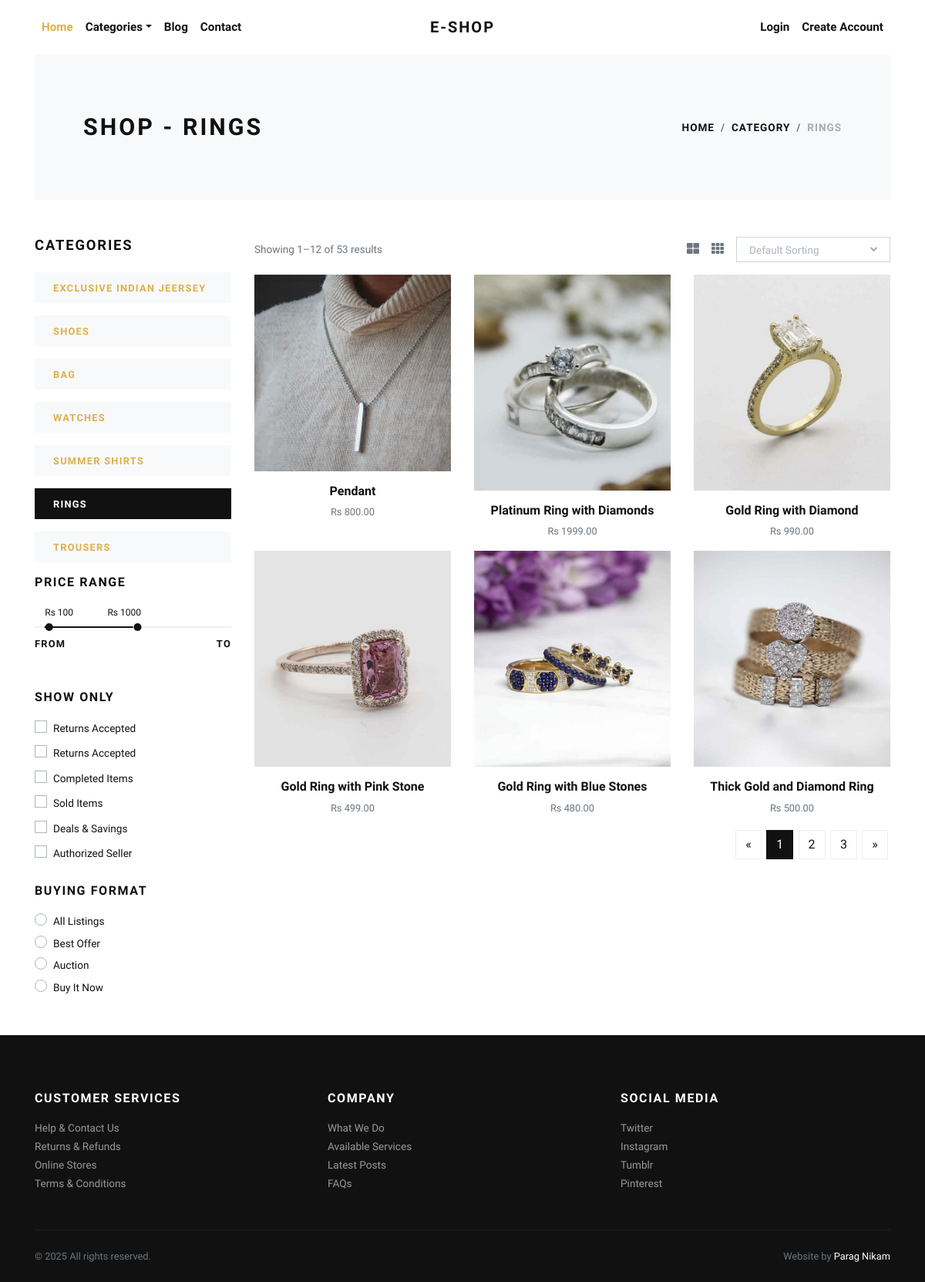
The page /rings/ on the database its author committed.
### store/models.py (models this page shows, shortened)
class Category(models.Model):
    title = models.CharField(max_length=50, verbose_name="Category Title")
    slug = models.SlugField(max_length=55, verbose_name="Category Slug")
    description = models.TextField(blank=True, verbose_name="Category Description")
    category_image = models.ImageField(upload_to='category', blank=True, null=True, verbose_name="Category Image")
    is_active = models.BooleanField(verbose_name="Is Active?")
    is_featured = models.BooleanField(verbose_name="Is Featured?")
    created_at = models.DateTimeField(auto_now_add=True, verbose_name="Created Date")
    updated_at = models.DateTimeField(auto_now=True, verbose_name="Updated Date")
    class Meta:
        verbose_name_plural = 'Categories'
        ordering = ('-created_at', )

class Product(models.Model):
    title = models.CharField(max_length=150, verbose_name="Product Title")
    slug = models.SlugField(max_length=160, verbose_name="Product Slug")
    sku = models.CharField(max_length=255, unique=True, verbose_name="Unique Product ID (SKU)")
    short_description = models.TextField(verbose_name="Short Description")
    detail_description = models.TextField(blank=True, null=True, verbose_name="Detail Description")
    product_image = models.ImageField(upload_to='product', blank=True, null=True, verbose_name="Product Image")
    price = models.DecimalField(max_digits=8, decimal_places=2)
    category = models.ForeignKey(Category, verbose_name="Product Categoy", on_delete=models.CASCADE)
    is_active = models.BooleanField(verbose_name="Is Active?")
    is_featured = models.BooleanField(verbose_name="Is Featured?")
    created_at = models.DateTimeField(auto_now_add=True, verbose_name="Created Date")
    updated_at = models.DateTimeField(auto_now=True, verbose_name="Updated Date")
    class Meta:
        verbose_name_plural = 'Products'
        ordering = ('-created_at', )

### store/views.py (the view)
# urls.py: path('<slug:slug>/', views.category_products, name="category-products"),
def category_products(request, slug):
    category = get_object_or_404(Category, slug=slug)
    products = Product.objects.filter(is_active=True, category=category)
    categories = Category.objects.filter(is_active=True)
    context = {
        'category': category,
        'products': products,
        'categories': categories,
    }
    return render(request, 'store/category_products.html', context)

### store/context_preprocessors.py (called while the page is built)
def store_menu(request):
    categories = Category.objects.filter(is_active=True)
    context = {
        'categories_menu': categories,
    }
    return context

def cart_menu(request):
    if request.user.is_authenticated:
        cart_items= Cart.objects.filter(user=request.user)
        context = {
            'cart_items': cart_items,
        }
    else:
        context = {}
    return context

### templates/store/category_products.html (shortened to what this page needs)
{% extends 'base.html' %}
{% load static %}
    {% block content %}
      <div class="container">
        <section class="py-5 bg-light">
          <div class="container">
            <div class="row px-4 px-lg-5 py-lg-4 align-items-center">
              <div class="col-lg-6">
                <h1 class="h2 text-uppercase mb-0">Shop - {{category.title}}</h1>
              </div>
              <div class="col-lg-6 text-lg-right">
                <nav aria-label="breadcrumb">
                  <ol class="breadcrumb justify-content-lg-end mb-0 px-0">
                    <li class="breadcrumb-item"><a href="{% url 'store:home' %}">Home</a></li>
                    <li class="breadcrumb-item"><a href="{% url 'store:all-categories' %}">Category</a></li>
                    <li class="breadcrumb-item active" aria-current="page">{{category.title}}</li>
                  </ol>
                </nav>
              </div>
            </div>
          </div>
        </section>
        <section class="py-5">
          <div class="container p-0">
            <div class="row">
              <div class="col-lg-3 order-2 order-lg-1">
                <h5 class="text-uppercase mb-4">Categories</h5>
                {% if categories %}
                  {% for cat in categories %}
                    <a href="{% url 'store:category-products' cat.slug %}">
                      <div class="py-2 px-4 {% if category == cat %}bg-dark text-white {% else %}bg-light{% endif %} mb-3">
                        <strong class="small text-uppercase font-weight-bold">{{cat.title}}</strong>
                      </div>
                    </a>
                  {% endfor %}
                {% endif %}
                <h6 class="text-uppercase mb-4">Price range</h6>
                <div class="price-range pt-4 mb-5">
                  <div id="range"></div>
                  <div class="row pt-2">
                    <div class="col-6"><strong class="small font-weight-bold text-uppercase">From</strong></div>
                    <div class="col-6 text-right"><strong class="small font-weight-bold text-uppercase">To</strong></div>
                  </div>
                </div>
                <h6 class="text-uppercase mb-3">Show only</h6>
                <div class="custom-control custom-checkbox mb-1">
                  <label class="custom-control-label text-small" for="customCheck1">Returns Accepted</label>
                </div>
                <div class="custom-control custom-checkbox mb-1">
                  <label class="custom-control-label text-small" for="customCheck2">Returns Accepted</label>
                </div>
                <div class="custom-control custom-checkbox mb-1">
                  <label class="custom-control-label text-small" for="customCheck3">Completed Items</label>
                </div>
                <div class="custom-control custom-checkbox mb-1">
                  <label class="custom-control-label text-small" for="customCheck4">Sold Items</label>
                </div>
                <div class="custom-control custom-checkbox mb-1">
                  <label class="custom-control-label text-small" for="customCheck5">Deals &amp; Savings</label>
                </div>
                <div class="custom-control custom-checkbox mb-4">
                  <label class="custom-control-label text-small" for="customCheck6">Authorized Seller</label>
                </div>
                <h6 class="text-uppercase mb-3">Buying format</h6>
                <div class="custom-control custom-radio">
                  <label class="custom-control-label text-small" for="customRadio1">All Listings</label>
                </div>
                <div class="custom-control custom-radio">
                  <label class="custom-control-label text-small" for="customRadio2">Best Offer</label>
                </div>
                <div class="custom-control custom-radio">
                  <label class="custom-control-label text-small" for="customRadio3">Auction</label>
                </div>
                <div class="custom-control custom-radio">
                  <label class="custom-control-label text-small" for="customRadio4">Buy It Now</label>
                </div>
              </div>
              <div class="col-lg-9 order-1 order-lg-2 mb-5 mb-lg-0">
                <div class="row mb-3 align-items-center">
                  <div class="col-lg-6 mb-2 mb-lg-0">
                    <p class="text-small text-muted mb-0">Showing 1–12 of 53 results</p>
                  </div>
                  <div class="col-lg-6">
                    <ul class="list-inline d-flex align-items-center justify-content-lg-end mb-0">
                      <li class="list-inline-item text-muted mr-3"><a class="reset-anchor p-0" href="#"><i class="fas fa-th-large"></i></a></li>
                      <li class="list-inline-item text-muted mr-3"><a class="reset-anchor p-0" href="#"><i class="fas fa-th"></i></a></li>
                      <li class="list-inline-item">
                      </li>
                    </ul>
                  </div>
                </div>
                <div class="row">
                  {% if products %}
                    {% for product in products %}
                      <div class="col-lg-4 col-sm-6">
                        <div class="product text-center">
                          <div class="mb-3 position-relative">
                            <a class="d-block" href="{% url 'store:product-detail' product.slug %}">
                              {% if product.product_image %}
                                <img class="img-fluid w-100" src="{{product.product_image.url}}" alt="{{product.title}}">
                              {% else %}
                                <img class="img-fluid w-100" src="{% static 'img/product-1.jpg' %}" alt="{{product.title}}">
                              {% endif %}
                            </a>
                          </div>
                          <h6> <a class="reset-anchor" href="{% url 'store:product-detail' product.slug %}">{{product.title}}</a></h6>
                          <p class="small text-muted">Rs
    {{product.price}}</p>
                        </div>
                      </div>
                    {% endfor %}
                  {% endif %}
                </div>
                <nav aria-label="Page navigation example">
                  <ul class="pagination justify-content-center justify-content-lg-end">
                    <li class="page-item"><a class="page-link" href="#" aria-label="Previous"><span aria-hidden="true">«</span></a></li>
                    <li class="page-item active"><a class="page-link" href="#">1</a></li>
                    <li class="page-item"><a class="page-link" href="#">2</a></li>
                    <li class="page-item"><a class="page-link" href="#">3</a></li>
                    <li class="page-item"><a class="page-link" href="#" aria-label="Next"><span aria-hidden="true">»</span></a></li>
                  </ul>
                </nav>
              </div>
            </div>
          </div>
        </section>
      </div>
      {% endblock content %}

### jewelryshop/static/css/style.default.css (style rules this page uses)
.text-small { font-size: 0.85rem !important; }
strong { font-weight: 700; }
.product img { -webkit-filter: grayscale(40%); filter: grayscale(40%); transition: all 0.3s; }
.text-uppercase { text-transform: uppercase; letter-spacing: 0.1em; }
.reset-anchor { color: inherit; transition: all 0.3s; }
.noUi-target { background: #efefef; border-radius: 0; border: none; box-shadow: none; }
.noUi-horizontal { height: 2px; }
body { font-family: "Libre Franklin", sans-serif; font-size: 1rem; font-weight: 400; line-height: 1.5; color: #111111; background-color: #fff; }
a { color: #dcb14a; text-decoration: none; }
h1, h2, h3, h4, h5, h6, .h1, .h2, .h3, .h4, .h5, .h6 { margin-bottom: 0.5rem; font-family: inherit; font-weight: 900; line-height: 1.2; color: inherit; }
h1, .h1 { font-size: 2.2rem; }
h2, .h2 { font-size: 1.9rem; }
h5, .h5 { font-size: 1.15rem; }
h6, .h6 { font-size: 1rem; }
small, .small { font-size: 80%; font-weight: 400; }
.page-item:first-child .page-link { border-top-left-radius: 0; border-bottom-left-radius: 0; }
.page-item:last-child .page-link { border-top-right-radius: 0; border-bottom-right-radius: 0; }
.page-item.active .page-link { color: #fff; background-color: #111111; border-color: #111111; }
.page-link { padding: 0.5rem 0.75rem; line-height: 1.25; color: #111111; background-color: none; border: 1px solid #eee; margin: 0.2rem; transition: all 0.3s; }
.bg-light { background-color: #f8f9fa !important; }
.bg-dark { background-color: #111111 !important; }
.custom-checkbox .custom-control-label::before { border-radius: 0; }
.custom-radio .custom-control-label::before { border-radius: 50%; }
.custom-control-label { font-weight: 400; line-height: 2.1em; cursor: pointer; }
.breadcrumb { background: #f8f9fa; }
.breadcrumb-item { font-size: 0.85rem; text-transform: uppercase; letter-spacing: 0.07em; font-weight: 900; color: #111111; }
.breadcrumb-item a { color: inherit; transition: all 0.3s; }
.breadcrumb-item.active { color: #aaa; }

### rows shown on the page
Category: title "RINGS"
Category: title "EXCLUSIVE INDIAN JEERSEY"
Category: title "SHOES"
Category: title "BAG"
Category: title "WATCHES"
Category: title "SUMMER SHIRTS"
Category: title "TROUSERS"
Product: product_image (picture), title "Pendant", price "800.00"
Product: product_image (picture), title "Platinum Ring with Diamonds", price "1999.00"
Product: product_image (picture), title "Gold Ring with Diamond", price "990.00"
Product: product_image (picture), title "Gold Ring with Pink Stone", price "499.00"
Product: product_image (picture), title "Gold Ring with Blue Stones", price "480.00"
Product: product_image (picture), title "Thick Gold and Diamond Ring", price "500.00"
